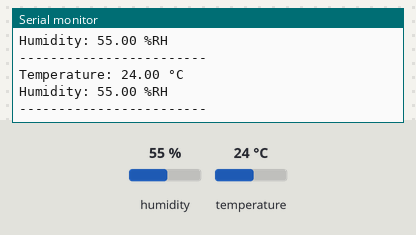
This sketch was run on a simulated Arduino Uno, built with avr-gcc and run on an emulated ATmega328P. Parts: the last lines printed to the serial monitor. Inputs (shaded band) come from the test bench; at power-on: humidity 55 %, temperature 24 °C.

Above: at 1.9 s.
2.0 s: humidity set to 22 %
At 3.1 s:
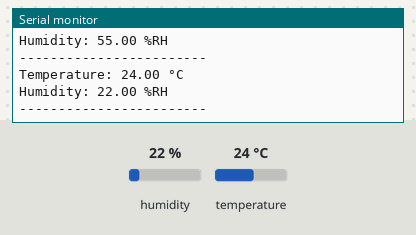
3.5 s: temperature set to 12 °C
At 4.9 s:
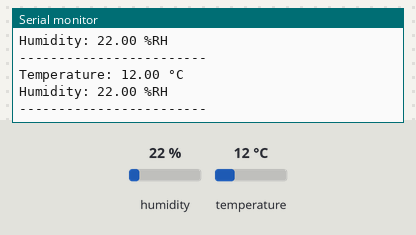
5.0 s: humidity set to 40 %
At 6.0 s:
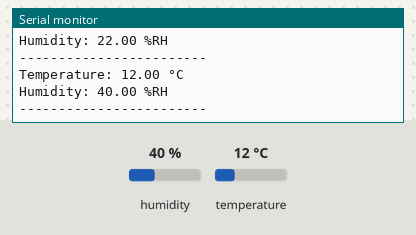
Timing chart, 0 to 8.0 s (numbered marks = the images above; inputs shaded):
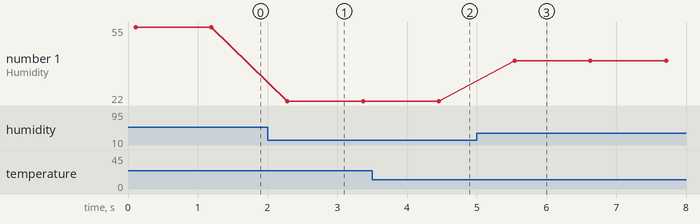

The sketch:

AHT20.ino
```cpp
#include <Wire.h>
#include <Adafruit_AHTX0.h>

Adafruit_AHTX0 aht;

void setup()
{
  Serial.begin(9600);
  Wire.begin();

  Serial.println("AHT20 Temperature and Humidity Sensor");

  // Initialize AHT20
  if (!aht.begin())
  {
    Serial.println("AHT20 not found!");

    while (1)
    {
      delay(10);
    }
  }

  Serial.println("AHT20 detected successfully!");
}

void loop()
{
  sensors_event_t humidity;
  sensors_event_t temperature;

  // Get sensor readings
  aht.getEvent(&humidity, &temperature);

  // Temperature
  Serial.print("Temperature: ");
  Serial.print(temperature.temperature);
  Serial.println(" °C");

  // Humidity
  Serial.print("Humidity: ");
  Serial.print(humidity.relative_humidity);
  Serial.println(" %RH");

  Serial.println("------------------------");

  delay(1000);
}
```

Measured:
- after the input at 2.0 s, the serial monitor: prints a new line after 0.28 s (image 1)
- after the input at 3.5 s, the serial monitor: prints a new line after 0.93 s (image 2)
- after the input at 5.0 s, the serial monitor: prints a new line after 0.54 s (image 3)
- plotted number 1: 55 → 22 after the input at 2.0 s, 22 → 40 after the input at 5.0 s
